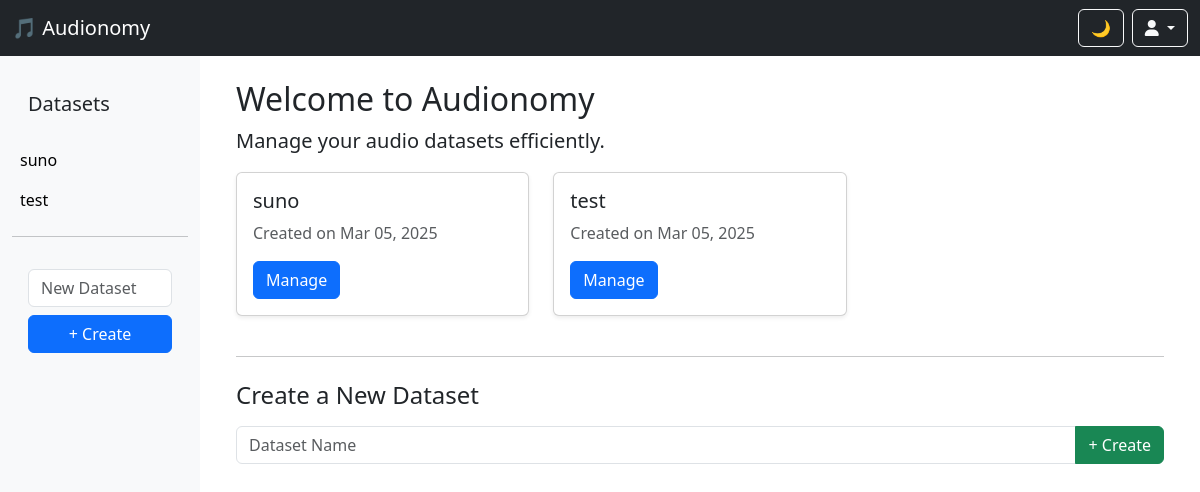
The page / on the database its author committed.
### audionomy_app/models.py (models this page shows, shortened)
class Dataset(models.Model):
    name = models.CharField(max_length=100, unique=True)
    created_at = models.DateTimeField(auto_now_add=True)

### audionomy_app/views.py (the view)
# urls.py: path("", home, name="home"),
def home(request):
    datasets = Dataset.objects.all().order_by('name')
    if request.method == 'POST':
        dataset_name = request.POST.get('dataset_name', '').strip()
        if dataset_name:
            dataset, created = Dataset.objects.get_or_create(name=dataset_name)
        return redirect('home')
    context = {'datasets': datasets}
    return render(request, 'audionomy_app/home.html', context)

### audionomy_app/templates/audionomy_app/home.html (shortened to what this page needs)
{% extends 'audionomy_app/base.html' %}
{% block content %}
<div class="container mt-4">
    <h2>Welcome to Audionomy</h2>
    <p class="lead">Manage your audio datasets efficiently.</p>
    <div class="row">
        {% for dataset in datasets %}
        <div class="col-md-4">
            <div class="card shadow-sm mb-4">
                <div class="card-body">
                    <h5 class="card-title">{{ dataset.name }}</h5>
                    <p class="card-text text-muted">Created on {{ dataset.created_at|date:"M d, Y" }}</p>
                    <a href="{% url 'manage_dataset' dataset.id %}" class="btn btn-primary">Manage</a>
                </div>
            </div>
        </div>
        {% empty %}
        <div class="col-md-12">
            <p class="text-muted">No datasets available. Create a new dataset using the form.</p>
        </div>
        {% endfor %}
    </div>
    <hr>
    <h4 class="mt-4">Create a New Dataset</h4>
    <form action="{% url 'home' %}" method="POST" class="mt-3">
        <div class="input-group">
            <input type="text" name="dataset_name" class="form-control" placeholder="Dataset Name" required>
            <button type="submit" class="btn btn-success">+ Create</button>
        </div>
    </form>
</div>
{% endblock %}

### audionomy_app/templates/audionomy_app/base.html (shortened to what this page needs)
<!DOCTYPE html>
<html lang="en">
<head>
    <link rel="stylesheet" href="https://cdn.jsdelivr.net/npm/bootstrap@5.3.0/dist/css/bootstrap.min.css">
    <link rel="stylesheet" href="https://cdnjs.cloudflare.com/ajax/libs/font-awesome/6.0.0/css/all.min.css">
</head>
<body>
<nav class="navbar navbar-expand-lg navbar-dark bg-dark">
    <div class="container-fluid">
        <a class="navbar-brand" href="{% url 'home' %}">
            🎵 Audionomy
        </a>
        <div class="d-flex">
            <button class="btn btn-outline-light me-2" id="theme-toggle">🌙</button>
            <div class="dropdown">
                <button class="btn btn-outline-light dropdown-toggle" type="button" data-bs-toggle="dropdown">
                    <i class="fas fa-user"></i>
                </button>
            </div>
        </div>
    </div>
</nav>
<div class="container-fluid">
    <div class="row">
        <nav class="col-md-3 col-lg-2 d-md-block sidebar">
            <div class="position-sticky">
                <h5 class="p-3">Datasets</h5>
                <ul class="nav flex-column">
                    {% for dataset in datasets %}
                    <li class="nav-item">
                        <a href="{% url 'manage_dataset' dataset.id %}" class="list-group-item list-group-item-action {% if dataset.id == dataset_id %}active{% endif %}">
                            {{ dataset.name }}
                        </a>
                    </li>
                    {% empty %}
                    <li class="list-group-item text-muted">No datasets available.</li>
                    {% endfor %}
                </ul>
                <hr>
                <form action="{% url 'home' %}" method="POST" class="p-3">
                    <input type="text" name="dataset_name" class="form-control" placeholder="New Dataset" required>
                    <button type="submit" class="btn btn-primary w-100 mt-2">+ Create</button>
                </form>
            </div>
        </nav>
        <main class="col-md-9 ms-sm-auto col-lg-10 px-md-4">
            {% block content %}{% endblock %}
        </main>
    </div>
</div>
</body>
</html>

### audionomy_app/templates/audionomy_app/base.html (style rules this page uses)
.sidebar { height: 100vh; background-color: #f8f9fa; padding-top: 20px; }
.sidebar a { color: #000; text-decoration: none; font-weight: 500; padding: 8px; display: block; }

### rows shown on the page
Dataset: name "suno", created_at "Mar 05, 2025"
Dataset: name "test", created_at "Mar 05, 2025"
